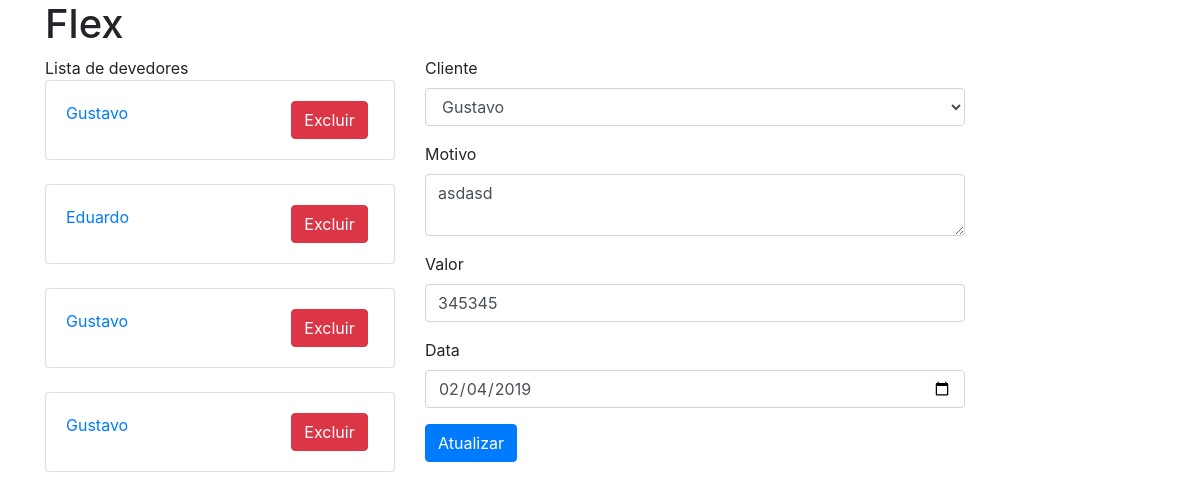
Screenshot of /debit/4/edit with the database file from the repository.
### app/models/tables.py (models this page shows, shortened)
class Debit(db.Model):
    __tablename__ = "debits"
    id = db.Column(db.Integer, primary_key=True)
    client_id = db.Column(db.Integer)
    client_name = db.Column(db.String(100))
    description = db.Column(db.Text)
    date = db.Column(db.DateTime, default=datetime.utcnow)
    value = db.Column(db.Float)

### app/controllers/debit.py (the view, shortened to what this page needs)
@app.route('/v1/debit/<int:debit_id>/edit', methods=['PUT'])
@app.route('/debit/<int:debit_id>/edit', methods=['GET', 'POST'])
def edit_debit(debit_id):
    debit = Debit.query.filter_by(id=debit_id).first()
    print(str(request.url_rule))
    if str(request.url_rule) == "/debit/<int:debit_id>/edit":
        if request.method == 'GET':
            form = DebitForm(formdata=request.form, obj=debit)
            debits = Debit.query.all()
            return render_template('debit.html', form=form, action='edit', debits=debits, debit=debit)

### app/models/form.py
class DebitForm(FlaskForm):
    clients = SelectField(choices=[("1-Gustavo", 'Gustavo'), ("2-Eduardo", 'Eduardo')])
    description = TextAreaField('description')
    value = IntegerField(validators=[NumberRange(1000, 9999)])
    date = DateField('date')

### app/templates/debit.html (shortened to what this page needs)
{% extends 'base.html' %}
{% block debits %}
    {% for debit in debits %}
        <br>
        <form action={{ url_for( 'delete_debit', debit_id=debit.id )}} method="POST">
            <div class="card">
                <div class="card-body">
                    <div class="row">
                        <div class="col-md-8">
                            <a href={{ url_for( 'edit_debit', debit_id=debit.id ) }}>{{ debit.client_name }}</a>
                        </div>
                        <div class="col-md-4">
                            <button type="submit" class="btn btn-danger">Excluir</button>
                        </div>
                    </div>
                </div>
            </div>
        </form>
    {% endfor %}
{% endblock %}
{% block content %}
    {% if action == "edit" %}
        <form action={{ url_for( 'edit_debit', debit_id=debit.id ) }} method="post">
    {% else %}
        <form action={{ url_for( 'add_debit' ) }} method="post">
    {% endif %}
        <div class="form-group">
            <label>Cliente</label>
            {{ form.clients(class="form-control") }}
        </div>
        <div class="form-group">
            <label>Motivo</label>
            {{ form.description(class="form-control") }}
        </div>
        <div class="form-group">
            <label>Valor</label>
            {{ form.value(class="form-control") }}
        </div>
        <div class="form-group">
            <label>Data</label>
            {{ form.date(class="form-control") }}
        </div>
        {% if action == "edit" %}
            <button type="submit" class="btn btn-primary">Atualizar</button>
        {% else %}
            <button type="submit" class="btn btn-primary">Salvar</button>
        {% endif %}
{% endblock %}

### rows the page displays
Debit: client_name "Gustavo"
Debit: client_name "Eduardo"
Debit: client_name "Gustavo"
Debit: client_name "Gustavo", description "asdasd", value "345345", date "02/04/2019"
